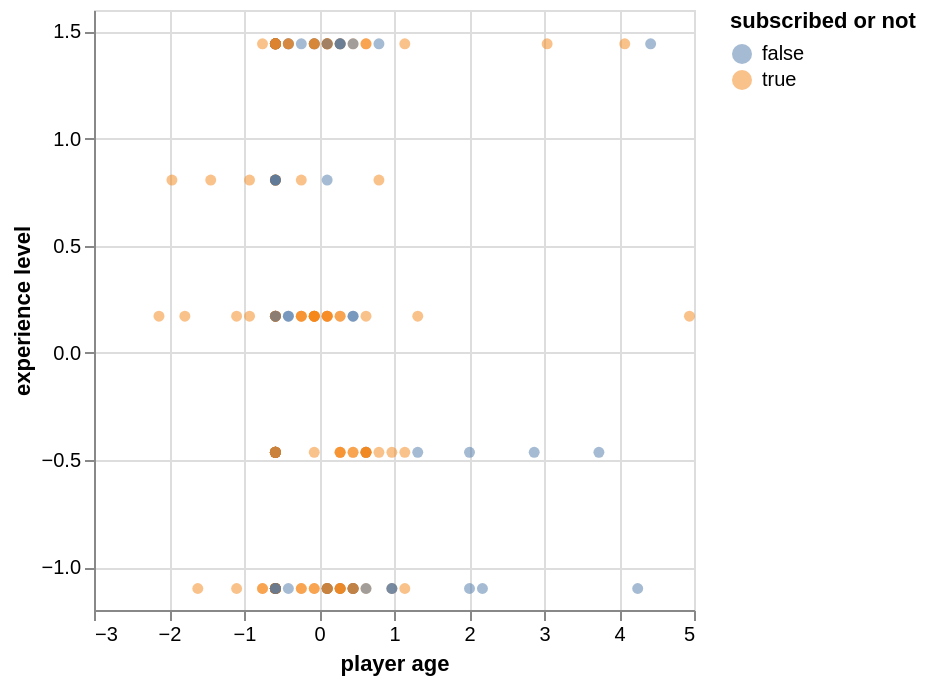

Here is the notebook cell this chart was saved with:
### Code cell
scaled_age_plot=alt.Chart(scaled_players).mark_circle(opacity=0.5).encode(
    x=alt.X("age").title("player age"),
    y=alt.Y("experience").title("experience level"), 
    color=alt.Color("subscribe").title("subscribed or not")
)
scaled_age_plot

### Figure 1 — Vega-Lite specification as saved in the notebook (floating-point values rounded to 4 significant figures; data arrays with more than 128 entries replaced by an {"elided": "..."} marker saying what was removed)
{"config": {"view": {"continuousWidth": 300, "continuousHeight": 300}}, "data": {"name": "data-5a6338c622f919b9bf34b325293d7027"}, "mark": {"type": "circle", "opacity": 0.5}, "encoding": {"color": {"field": "subscribe", "title": "subscribed or not", "type": "nominal"}, "x": {"field": "age", "title": "player age", "type": "quantitative"}, "y": {"field": "experience", "title": "experience level", "type": "quantitative"}}, "$schema": "https://vega.github.io/schema/vega-lite/v5.20.1.json", "datasets": {"data-5a6338c622f919b9bf34b325293d7027": {"elided": "193 records"}}}
